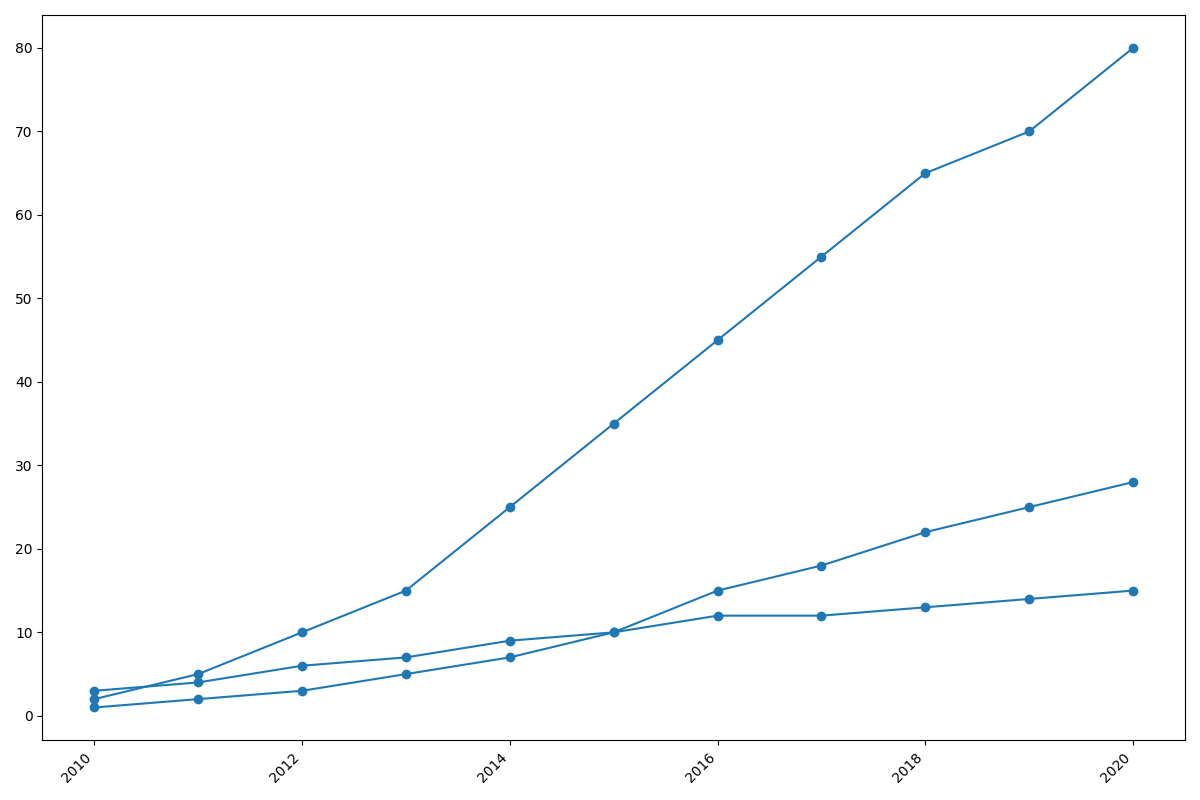

Generate this figure with Python:
import matplotlib.pyplot as plt
import numpy as np

years = np.arange(2010, 2021)
streaming_services = np.array([2, 5, 10, 15, 25, 35, 45, 55, 65, 70, 80])
podcasts = np.array([1, 2, 3, 5, 7, 10, 15, 18, 22, 25, 28])
online_magazines = np.array([3, 4, 6, 7, 9, 10, 12, 12, 13, 14, 15])

fig, ax = plt.subplots(figsize=(12, 8))

consistent_color = '#1f77b4' 

ax.plot(years, streaming_services, marker='o', color=consistent_color)
ax.plot(years, podcasts, marker='o', color=consistent_color)
ax.plot(years, online_magazines, marker='o', color=consistent_color)

plt.xticks(rotation=45, ha='right')

plt.tight_layout()

plt.show()
